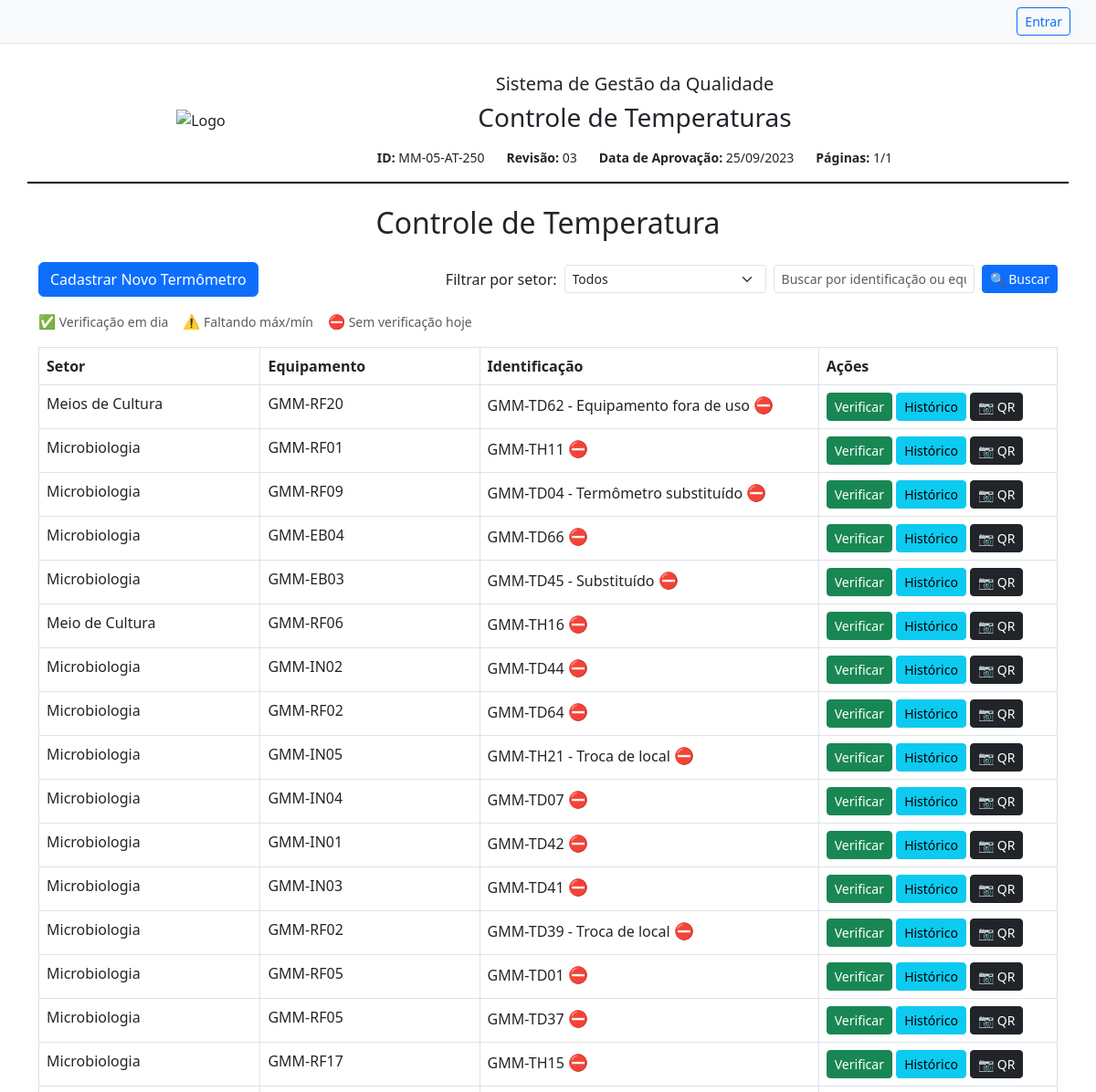
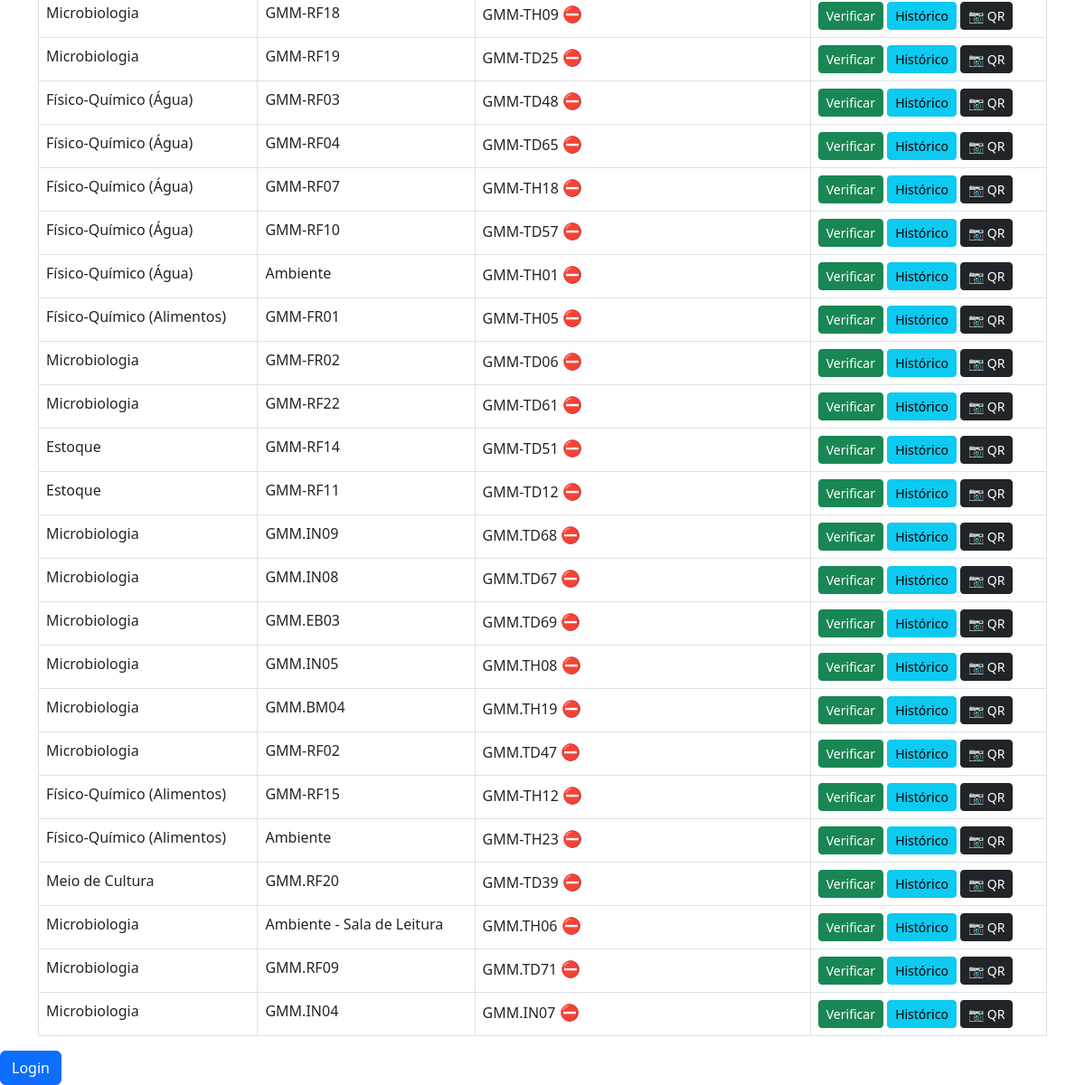
The page / on the database its author committed (2 pictures, top to bottom).
### app/models.py (models this page shows)
class Termometro(db.Model):
    id = db.Column(db.Integer, primary_key=True)
    setor = db.Column(db.String(100))
    equipamento = db.Column(db.String(100))
    especificacao = db.Column(db.String(100))
    identificacao = db.Column(db.String(50))
    padrao_identificacao = db.Column(db.String(50))
    verificacoes = db.relationship('Verificacao', backref='termometro', lazy=True)

### app/routes.py (the view)
@bp.route('/')
def index():
    termo_busca = request.args.get('q', '').strip()
    setor_filtro = request.args.get('setor')
    query = Termometro.query
    if setor_filtro:
        query = query.filter_by(setor=setor_filtro)
    if termo_busca:
        termo_like = f"%{termo_busca}%"
        query = query.filter(
            (Termometro.identificacao.ilike(termo_like)) |
            (Termometro.equipamento.ilike(termo_like))
        )
    termometros = query.all()
    setores = db.session.query(Termometro.setor).distinct().all()
    setores = [s[0] for s in setores]
    sp_tz = pytz.timezone('America/Sao_Paulo')
    hoje_sp = datetime.now(sp_tz).date()
    inicio_local = sp_tz.localize(datetime.combine(hoje_sp, time.min))
    inicio_utc = inicio_local.astimezone(pytz.utc)
    fim_utc = (inicio_local + timedelta(days=1)).astimezone(pytz.utc)
    verificacoes_hoje = Verificacao.query.filter(
        Verificacao.data_hora >= inicio_utc,
        Verificacao.data_hora < fim_utc
    ).all()
    verificacoes_por_termometro = {v.termometro_id: v for v in verificacoes_hoje}
    termometros_atrasados = []
    termometros_incompletos = []
    for termo in termometros:
        v = verificacoes_por_termometro.get(termo.id)
        if not v:
            termometros_atrasados.append(termo.id)
        elif v.temperatura_max is None or v.temperatura_min is None:
            termometros_incompletos.append(termo.id)
    return render_template(
        'index.html',
        termometros=termometros,
        setores=setores,
        setor_filtro=setor_filtro,
        termo_busca=termo_busca,
        termometros_atrasados=termometros_atrasados,
        termometros_incompletos=termometros_incompletos
    )

### app/templates/index.html (shortened to what this page needs)
{% extends 'base.html' %}
{% block content %}
<div class="d-flex justify-content-between align-items-center mb-3 flex-wrap gap-2">
    <a href="{{ url_for('main.cadastrar') }}" class="btn btn-primary">Cadastrar Novo Termômetro</a>
    <form method="GET" class="d-flex align-items-center gap-2 flex-wrap">
    <label for="setor" class="form-label mb-0">Filtrar por setor:</label>
    <select name="setor" class="form-select form-select-sm w-auto" onchange="this.form.submit()">
        <option value="">Todos</option>
    </select>
    <input type="text" name="q" class="form-control form-control-sm w-auto"
           placeholder="Buscar por identificação ou equipamento"
           value="{{ termo_busca or '' }}">
    <button type="submit" class="btn btn-sm btn-primary">🔍 Buscar</button>
</form>
</div>
<div class="mb-3 small text-muted d-flex align-items-center gap-3 flex-wrap">
    <div><span style="font-size: 1.1em; color: #198754;">✅</span> Verificação em dia</div>
    <div><span style="font-size: 1.1em; color: #ffc107;">⚠️</span> Faltando máx/mín</div>
    <div><span style="font-size: 1.1em; color: #b02a37;">⛔</span> Sem verificação hoje</div>
</div>
<table class="table table-bordered">
    <thead>
        <tr>
            <th>Setor</th>
            <th>Equipamento</th>
            <th>Identificação</th>
            <th>Ações</th>
        </tr>
    </thead>
    <tbody>
        {% for termo in termometros %}
        <tr>
            <td>{{ termo.setor }}</td>
            <td>{{ termo.equipamento }}</td>
            <td>
                {{ termo.identificacao }}
                {% if termo.id in termometros_atrasados %}
                    <span title="Sem verificação hoje" style="color: #b02a37; font-size: 1.1em;">⛔</span>
                {% elif termo.id in termometros_incompletos %}
                    <span title="Falta máx/mín" style="color: #ffc107; font-size: 1.1em;">⚠️</span>
                {% else %}
                    <span title="Em dia" style="color: #198754; font-size: 1.1em;">✅</span>
                {% endif %}
            </td>
            <td>
                <a href="{{ url_for('main.verificar', id=termo.id) }}" class="btn btn-sm btn-success">Verificar</a>
                <a href="{{ url_for('main.historico', id=termo.id) }}" class="btn btn-sm btn-info">Histórico</a>
                <a href="{{ url_for('main.gerar_qr', id=termo.id) }}" class="btn btn-sm btn-dark" target="_blank">
                    📷 QR
                </a>
            </td>
        </tr>
        {% endfor %}
    </tbody>
</table>
{% endblock %}

### rows shown on the page
Termometro: setor "Meios de Cultura", equipamento "GMM-RF20", identificacao "GMM-TD62 - Equipamento fora de uso"
Termometro: setor "Microbiologia", equipamento "GMM-RF01", identificacao "GMM-TH11"
Termometro: setor "Microbiologia", equipamento "GMM-RF09", identificacao "GMM-TD04 - Termômetro substituído"
Termometro: setor "Microbiologia", equipamento "GMM-EB04", identificacao "GMM-TD66"
Termometro: setor "Microbiologia", equipamento "GMM-EB03", identificacao "GMM-TD45 - Substituído"
Termometro: setor "Meio de Cultura", equipamento "GMM-RF06", identificacao "GMM-TH16"
Termometro: setor "Microbiologia", equipamento "GMM-IN02", identificacao "GMM-TD44"
Termometro: setor "Microbiologia", equipamento "GMM-RF02", identificacao "GMM-TD64"
Termometro: setor "Microbiologia", equipamento "GMM-IN05", identificacao "GMM-TH21 - Troca de local"
Termometro: setor "Microbiologia", equipamento "GMM-IN04", identificacao "GMM-TD07"
Termometro: setor "Microbiologia", equipamento "GMM-IN01", identificacao "GMM-TD42"
Termometro: setor "Microbiologia", equipamento "GMM-IN03", identificacao "GMM-TD41"
Termometro: setor "Microbiologia", equipamento "GMM-RF02", identificacao "GMM-TD39 - Troca de local"
Termometro: setor "Microbiologia", equipamento "GMM-RF05", identificacao "GMM-TD01"
Termometro: setor "Microbiologia", equipamento "GMM-RF05", identificacao "GMM-TD37"
Termometro: setor "Microbiologia", equipamento "GMM-RF17", identificacao "GMM-TH15"
Termometro: setor "Microbiologia", equipamento "GMM-RF18", identificacao "GMM-TH09"
Termometro: setor "Microbiologia", equipamento "GMM-RF19", identificacao "GMM-TD25"
Termometro: setor "Físico-Químico (Água)", equipamento "GMM-RF03", identificacao "GMM-TD48"
Termometro: setor "Físico-Químico (Água)", equipamento "GMM-RF04", identificacao "GMM-TD65"
Termometro: setor "Físico-Químico (Água)", equipamento "GMM-RF07", identificacao "GMM-TH18"
Termometro: setor "Físico-Químico (Água)", equipamento "GMM-RF10", identificacao "GMM-TD57"
Termometro: setor "Físico-Químico (Água)", equipamento "Ambiente", identificacao "GMM-TH01"
Termometro: setor "Físico-Químico (Alimentos)", equipamento "GMM-FR01", identificacao "GMM-TH05"
Termometro: setor "Microbiologia", equipamento "GMM-FR02", identificacao "GMM-TD06"
Termometro: setor "Microbiologia", equipamento "GMM-RF22", identificacao "GMM-TD61"
Termometro: setor "Estoque", equipamento "GMM-RF14", identificacao "GMM-TD51"
Termometro: setor "Estoque", equipamento "GMM-RF11", identificacao "GMM-TD12"
Termometro: setor "Microbiologia", equipamento "GMM.IN09", identificacao "GMM.TD68"
Termometro: setor "Microbiologia", equipamento "GMM.IN08", identificacao "GMM.TD67"
Termometro: setor "Microbiologia", equipamento "GMM.EB03", identificacao "GMM.TD69"
Termometro: setor "Microbiologia", equipamento "GMM.IN05", identificacao "GMM.TH08"
Termometro: setor "Microbiologia", equipamento "GMM.BM04", identificacao "GMM.TH19"
Termometro: setor "Microbiologia", equipamento "GMM-RF02", identificacao "GMM.TD47"
Termometro: setor "Físico-Químico (Alimentos)", equipamento "GMM-RF15", identificacao "GMM-TH12"
Termometro: setor "Físico-Químico (Alimentos)", equipamento "Ambiente", identificacao "GMM-TH23"
Termometro: setor "Meio de Cultura", equipamento "GMM.RF20", identificacao "GMM-TD39"
Termometro: setor "Microbiologia", equipamento "Ambiente - Sala de Leitura", identificacao "GMM.TH06"
Termometro: setor "Microbiologia", equipamento "GMM.RF09", identificacao "GMM.TD71"
Termometro: setor "Microbiologia", equipamento "GMM.IN04", identificacao "GMM.IN07"
